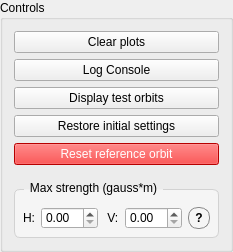
                 <widget class="QGroupBox" name="correction_controls_group">
                  <property name="styleSheet">
                   <string notr="true">QGroupBox#correction_controls_group {
    background-color: rgb(245, 245, 245);
    border: 1px solid rgb(210, 210, 210);
    border-radius: 6px;
    margin-top: 8px;
    padding-top: 6px;
}
QGroupBox#correction_controls_group::title {
    subcontrol-origin: margin;
    left: 10px;
    padding: 0 4px 0 4px;
}</string>
                  </property>
                  <property name="title">
                   <string>Controls</string>
                  </property>
                  <layout class="QVBoxLayout" name="controls_column_layout">
                   <item>
                    <widget class="QPushButton" name="clear_graphs_button">
                     <property name="text">
                      <string>Clear plots</string>
                     </property>
                    </widget>
                   </item>
                   <item>
                    <widget class="QPushButton" name="pushButton_log">
                     <property name="text">
                      <string>Log Console</string>
                     </property>
                    </widget>
                   </item>
                   <item>
                    <widget class="QPushButton" name="pushButton_testorb">
                     <property name="text">
                      <string>Display test orbits</string>
                     </property>
                    </widget>
                   </item>
                   <item>
                    <widget class="QPushButton" name="restore_initial_settings">
                     <property name="text">
                      <string>Restore initial settings</string>
                     </property>
                    </widget>
                   </item>
                   <item>
                    <widget class="QPushButton" name="pushButton_reset_ref_orbit">
                     <property name="styleSheet">
                      <string notr="true">background-color: red; color: white;</string>
                     </property>
                     <property name="text">
                      <string>Reset reference orbit</string>
                     </property>
                    </widget>
                   </item>
                   <item>
                    <spacer name="controls_gap_before_current_group">
                     <property name="orientation">
                      <enum>Qt::Vertical</enum>
                     </property>
                     <property name="sizeType">
                      <enum>QSizePolicy::Fixed</enum>
                     </property>
                     <property name="sizeHint" stdset="0">
                      <size>
                       <width>20</width>
                       <height>10</height>
                      </size>
                     </property>
                    </spacer>
                   </item>
                   <item>
                    <widget class="QGroupBox" name="current_groupbox_right">
                     <property name="styleSheet">
                      <string notr="true">QGroupBox#current_groupbox_right {
    background-color: rgb(245, 245, 245);
    border: 1px solid rgb(210, 210, 210);
    border-radius: 6px;
    margin-top: 8px;
    padding-top: 6px;
}
QGroupBox#current_groupbox_right::title {
    subcontrol-origin: margin;
    left: 10px;
    padding: 0 4px 0 4px;
}</string>
                     </property>
                     <property name="title">
                      <string>Max strength (gauss*m)</string>
                     </property>
                     <layout class="QVBoxLayout" name="current_groupbox_layout">
                      <property name="spacing">
                       <number>6</number>
                      </property>
                      <property name="leftMargin">
                       <number>6</number>
                      </property>
                      <property name="topMargin">
                       <number>6</number>
                      </property>
                      <property name="rightMargin">
                       <number>6</number>
                      </property>
                      <property name="bottomMargin">
                       <number>6</number>
                      </property>
                      <item>
                       <layout class="QHBoxLayout" name="current_layout">
                        <item>
                         <widget class="QLabel" name="horizontal_current_label">
                          <property name="text">
                           <string>H:</string>
                          </property>
                         </widget>
                        </item>
                        <item>
                         <widget class="QDoubleSpinBox" name="max_horizontal_current_spinbox">
                          <property name="singleStep">
                           <double>0.010000000000000</double>
                          </property>
                         </widget>
                        </item>
                        <item>
                         <widget class="QLabel" name="vertical_current_label">
                          <property name="text">
                           <string> V:</string>
                          </property>
                         </widget>
                        </item>
                        <item>
                         <widget class="QDoubleSpinBox" name="max_vertical_current_spinbox">
                          <property name="singleStep">
                           <double>0.010000000000000</double>
                          </property>
                         </widget>
                        </item>
                        <item>
                         <widget class="QToolButton" name="max_strength_tooltip">
                          <property name="toolTip">
                           <string>&lt;html&gt;&lt;head/&gt;&lt;body&gt;&lt;p&gt;Maximum allowed corrector strength during correction. &lt;/p&gt;&lt;p&gt;&lt;br/&gt;&lt;/p&gt;&lt;p&gt;Computed corrections are clipped to these limits.&lt;/p&gt;&lt;/body&gt;&lt;/html&gt;</string>
                          </property>
                          <property name="styleSheet">
                           <string notr="true">QToolButton#max_strength_tooltip {
    border: 1px solid #888;
    border-radius: 10px;
    min-width: 20px;
    max-width: 20px;
    min-height: 20px;
    max-height: 20px;
    padding: 0px;
    font-weight: bold;
}
QToolButton#max_strength_tooltip:hover {
    background-color: #e6e6e6;
}</string>
                          </property>
                          <property name="text">
                           <string>?</string>
                          </property>
                         </widget>
                        </item>
                       </layout>
                      </item>
                     </layout>
                    </widget>
                   </item>
                  </layout>
                 </widget>
